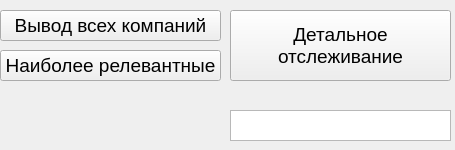
<?xml version="1.0" encoding="UTF-8"?>
<ui version="4.0">
 <class>Istok</class>
 <widget class="QMainWindow" name="Istok">
  <property name="geometry">
   <rect>
    <x>0</x>
    <y>0</y>
    <width>455</width>
    <height>150</height>
   </rect>
  </property>
  <property name="windowTitle">
   <string>Istok</string>
  </property>
  <widget class="QWidget" name="centralwidget">
   <widget class="QPushButton" name="Allcomp">
    <property name="geometry">
     <rect>
      <x>0</x>
      <y>10</y>
      <width>221</width>
      <height>31</height>
     </rect>
    </property>
    <property name="font">
     <font>
      <pointsize>14</pointsize>
     </font>
    </property>
    <property name="text">
     <string>Вывод всех компаний</string>
    </property>
   </widget>
   <widget class="QPushButton" name="Relevcomp">
    <property name="geometry">
     <rect>
      <x>0</x>
      <y>50</y>
      <width>221</width>
      <height>31</height>
     </rect>
    </property>
    <property name="font">
     <font>
      <pointsize>14</pointsize>
     </font>
    </property>
    <property name="text">
     <string>Наиболее релевантные</string>
    </property>
   </widget>
   <widget class="QTextBrowser" name="Status">
    <property name="geometry">
     <rect>
      <x>230</x>
      <y>110</y>
      <width>221</width>
      <height>31</height>
     </rect>
    </property>
   </widget>
   <widget class="QPushButton" name="Detail">
    <property name="geometry">
     <rect>
      <x>230</x>
      <y>10</y>
      <width>221</width>
      <height>71</height>
     </rect>
    </property>
    <property name="font">
     <font>
      <pointsize>14</pointsize>
     </font>
    </property>
    <property name="text">
     <string>Детальное 
отслеживание</string>
    </property>
   </widget>
  </widget>
 </widget>
 <resources/>
 <connections/>
</ui>
